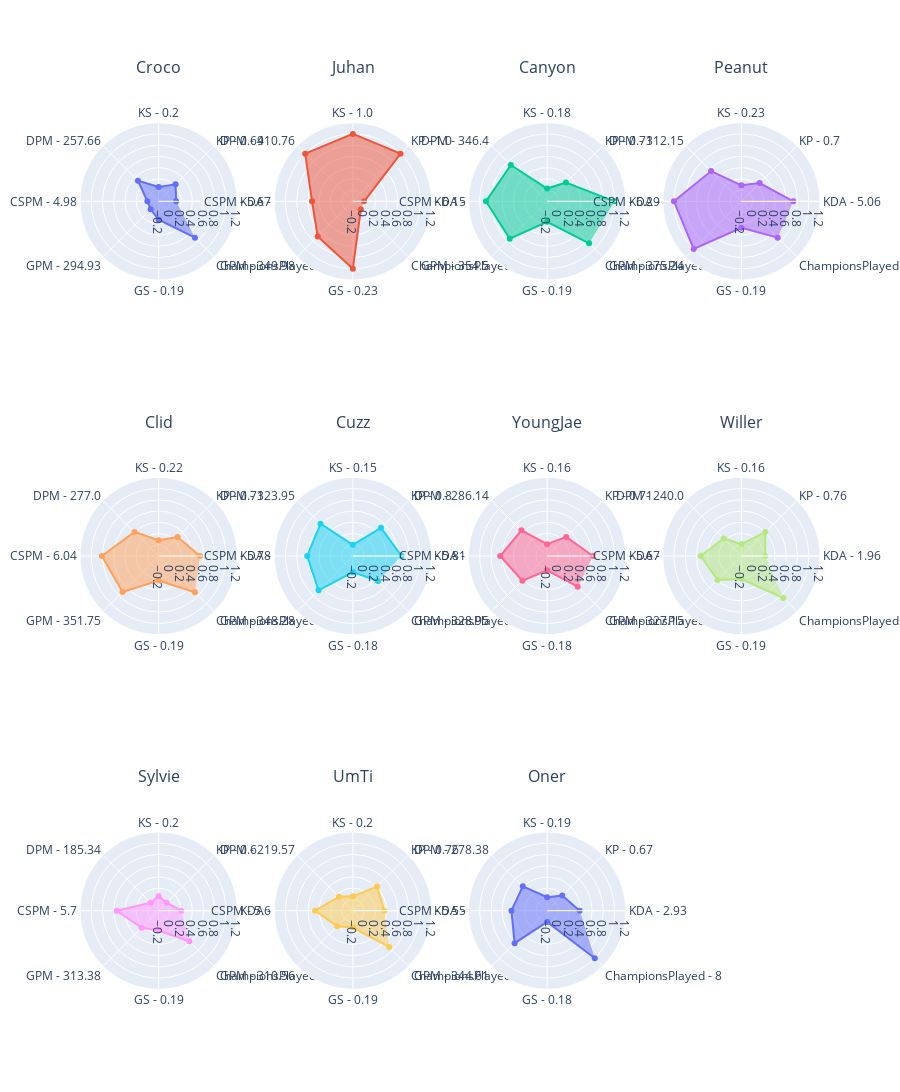

This figure's notebook cell:
### Code cell
df = players_stats.loc[players_stats["Position"] == positions[1]]
min_value, max_value = get_min_max_value(df, columns)

ROWS, COLUMNS = get_rows_columns(df, 4)

fig = get_fig_subplots(df, ROWS, COLUMNS)
for i, player_name in enumerate(df.index):
    _df = df.loc[player_name, columns]
    theta_list = get_theta_list(df, player_name, origin_columns, columns)

    r, c = get_rc(i, COLUMNS)
    fig.add_trace(
        go.Scatterpolar(r=_df, theta=theta_list, fill="toself", name=player_name),
        row=r,
        col=c,
    )

fig.update_layout(
    height=400 * ROWS,
    showlegend=False,
    polar=dict(
        radialaxis=dict(visible=True),
    ),
    title=dict(y=1),
)
fig.update_annotations(yshift=20)
fig.update_polars(radialaxis=dict(range=[min_value - 0.2, max_value + 0.2]))
fig.show()

### Figure 1 — Plotly figure (JSON) as saved in the notebook; plotly's stock layout.template omitted (floating-point values rounded to 4 significant figures)
{"data": [{"fill": "toself", "name": "Croco", "r": [0.1122, 0.2273, 0.05455, 0.3208, 0, 0, 0.1267, 0.7143], "subplot": "polar", "theta": ["KDA - 1.27", "KP - 0.69", "KS - 0.2", "DPM - 257.66", "CSPM - 4.98", "GPM - 294.93", "GS - 0.19", "ChampionsPlayed - 6"], "type": "scatterpolar"}, {"fill": "toself", "name": "Juhan", "r": [0, 1, 1.0, 1, 0.527, 0.6855, 1.0, 0], "subplot": "polar2", "theta": ["KDA - 0.57", "KP - 1.0", "KS - 1.0", "DPM - 410.76", "CSPM - 5.67", "GPM - 349.98", "GS - 0.23", "ChampionsPlayed - 1"], "type": "scatterpolar"}, {"fill": "toself", "name": "Canyon", "r": [1.0, 0.2742, 0.02786, 0.7145, 0.8884, 0.7417, 0.1632, 0.8571], "subplot": "polar3", "theta": ["KDA - 6.77", "KP - 0.71", "KS - 0.18", "DPM - 346.4", "CSPM - 6.15", "GPM - 354.5", "GS - 0.19", "ChampionsPlayed - 7"], "type": "scatterpolar"}, {"fill": "toself", "name": "Peanut", "r": [0.7246, 0.2609, 0.08538, 0.5626, 1, 1.0, 0.2717, 0.7143], "subplot": "polar4", "theta": ["KDA - 5.06", "KP - 0.7", "KS - 0.23", "DPM - 312.15", "CSPM - 6.29", "GPM - 375.24", "GS - 0.19", "ChampionsPlayed - 6"], "type": "scatterpolar"}, {"fill": "toself", "name": "Clid", "r": [0.5362, 0.2788, 0.07955, 0.4066, 0.8099, 0.7075, 0.2372, 0.7143], "subplot": "polar5", "theta": ["KDA - 3.89", "KP - 0.71", "KS - 0.22", "DPM - 277.0", "CSPM - 6.04", "GPM - 351.75", "GS - 0.19", "ChampionsPlayed - 6"], "type": "scatterpolar"}, {"fill": "toself", "name": "Cuzz", "r": [0.6661, 0.5085, 0, 0.6149, 0.6129, 0.6644, 0.08776, 0.4286], "subplot": "polar6", "theta": ["KDA - 4.7", "KP - 0.8", "KS - 0.15", "DPM - 323.95", "CSPM - 5.78", "GPM - 348.28", "GS - 0.18", "ChampionsPlayed - 4"], "type": "scatterpolar"}, {"fill": "toself", "name": "YoungJae", "r": [0.6152, 0.2812, 0.01023, 0.4472, 0.6351, 0.4237, 0.05465, 0.5714], "subplot": "polar7", "theta": ["KDA - 4.38", "KP - 0.71", "KS - 0.16", "DPM - 286.14", "CSPM - 5.81", "GPM - 328.95", "GS - 0.18", "ChampionsPlayed - 5"], "type": "scatterpolar"}, {"fill": "toself", "name": "Willer", "r": [0.2243, 0.403, 0.01221, 0.2425, 0.5244, 0.4012, 0.2106, 0.8571], "subplot": "polar8", "theta": ["KDA - 1.96", "KP - 0.76", "KS - 0.16", "DPM - 240.0", "CSPM - 5.67", "GPM - 327.15", "GS - 0.19", "ChampionsPlayed - 7"], "type": "scatterpolar"}, {"fill": "toself", "name": "Sylvie", "r": [0.2036, 0, 0.05455, 0, 0.5489, 0.2298, 0.1545, 0.5714], "subplot": "polar9", "theta": ["KDA - 1.83", "KP - 0.6", "KS - 0.2", "DPM - 185.34", "CSPM - 5.7", "GPM - 313.38", "GS - 0.19", "ChampionsPlayed - 5"], "type": "scatterpolar"}, {"fill": "toself", "name": "UmTi", "r": [0.3596, 0.4091, 0.05455, 0.1518, 0.4733, 0.1947, 0.1011, 0.7143], "subplot": "polar10", "theta": ["KDA - 2.8", "KP - 0.76", "KS - 0.2", "DPM - 219.57", "CSPM - 5.6", "GPM - 310.56", "GS - 0.19", "ChampionsPlayed - 6"], "type": "scatterpolar"}, {"fill": "toself", "name": "Oner", "r": [0.3803, 0.1803, 0.04098, 0.4127, 0.4354, 0.6187, 0, 1], "subplot": "polar11", "theta": ["KDA - 2.93", "KP - 0.67", "KS - 0.19", "DPM - 278.38", "CSPM - 5.55", "GPM - 344.61", "GS - 0.18", "ChampionsPlayed - 8"], "type": "scatterpolar"}], "layout": {"annotations": [{"font": {"size": 16}, "showarrow": false, "text": "Croco", "x": 0.1062, "xanchor": "center", "xref": "paper", "y": 1, "yanchor": "bottom", "yref": "paper", "yshift": 20}, {"font": {"size": 16}, "showarrow": false, "text": "Juhan", "x": 0.3688, "xanchor": "center", "xref": "paper", "y": 1, "yanchor": "bottom", "yref": "paper", "yshift": 20}, {"font": {"size": 16}, "showarrow": false, "text": "Canyon", "x": 0.6313, "xanchor": "center", "xref": "paper", "y": 1, "yanchor": "bottom", "yref": "paper", "yshift": 20}, {"font": {"size": 16}, "showarrow": false, "text": "Peanut", "x": 0.8938, "xanchor": "center", "xref": "paper", "y": 1, "yanchor": "bottom", "yref": "paper", "yshift": 20}, {"font": {"size": 16}, "showarrow": false, "text": "Clid", "x": 0.1062, "xanchor": "center", "xref": "paper", "y": 0.6111, "yanchor": "bottom", "yref": "paper", "yshift": 20}, {"font": {"size": 16}, "showarrow": false, "text": "Cuzz", "x": 0.3688, "xanchor": "center", "xref": "paper", "y": 0.6111, "yanchor": "bottom", "yref": "paper", "yshift": 20}, {"font": {"size": 16}, "showarrow": false, "text": "YoungJae", "x": 0.6313, "xanchor": "center", "xref": "paper", "y": 0.6111, "yanchor": "bottom", "yref": "paper", "yshift": 20}, {"font": {"size": 16}, "showarrow": false, "text": "Willer", "x": 0.8938, "xanchor": "center", "xref": "paper", "y": 0.6111, "yanchor": "bottom", "yref": "paper", "yshift": 20}, {"font": {"size": 16}, "showarrow": false, "text": "Sylvie", "x": 0.1062, "xanchor": "center", "xref": "paper", "y": 0.2222, "yanchor": "bottom", "yref": "paper", "yshift": 20}, {"font": {"size": 16}, "showarrow": false, "text": "UmTi", "x": 0.3688, "xanchor": "center", "xref": "paper", "y": 0.2222, "yanchor": "bottom", "yref": "paper", "yshift": 20}, {"font": {"size": 16}, "showarrow": false, "text": "Oner", "x": 0.6313, "xanchor": "center", "xref": "paper", "y": 0.2222, "yanchor": "bottom", "yref": "paper", "yshift": 20}], "height": 1200, "polar": {"domain": {"x": [0, 0.2125], "y": [0.7778, 1]}, "radialaxis": {"range": [-0.2, 1.2], "visible": true}}, "polar10": {"domain": {"x": [0.2625, 0.475], "y": [0, 0.2222]}, "radialaxis": {"range": [-0.2, 1.2]}}, "polar11": {"domain": {"x": [0.525, 0.7375], "y": [0, 0.2222]}, "radialaxis": {"range": [-0.2, 1.2]}}, "polar12": {"domain": {"x": [0.7875, 1], "y": [0, 0.2222]}, "radialaxis": {"range": [-0.2, 1.2]}}, "polar2": {"domain": {"x": [0.2625, 0.475], "y": [0.7778, 1]}, "radialaxis": {"range": [-0.2, 1.2]}}, "polar3": {"domain": {"x": [0.525, 0.7375], "y": [0.7778, 1]}, "radialaxis": {"range": [-0.2, 1.2]}}, "polar4": {"domain": {"x": [0.7875, 1], "y": [0.7778, 1]}, "radialaxis": {"range": [-0.2, 1.2]}}, "polar5": {"domain": {"x": [0, 0.2125], "y": [0.3889, 0.6111]}, "radialaxis": {"range": [-0.2, 1.2]}}, "polar6": {"domain": {"x": [0.2625, 0.475], "y": [0.3889, 0.6111]}, "radialaxis": {"range": [-0.2, 1.2]}}, "polar7": {"domain": {"x": [0.525, 0.7375], "y": [0.3889, 0.6111]}, "radialaxis": {"range": [-0.2, 1.2]}}, "polar8": {"domain": {"x": [0.7875, 1], "y": [0.3889, 0.6111]}, "radialaxis": {"range": [-0.2, 1.2]}}, "polar9": {"domain": {"x": [0, 0.2125], "y": [0, 0.2222]}, "radialaxis": {"range": [-0.2, 1.2]}}, "showlegend": false, "title": {"y": 1}}}
